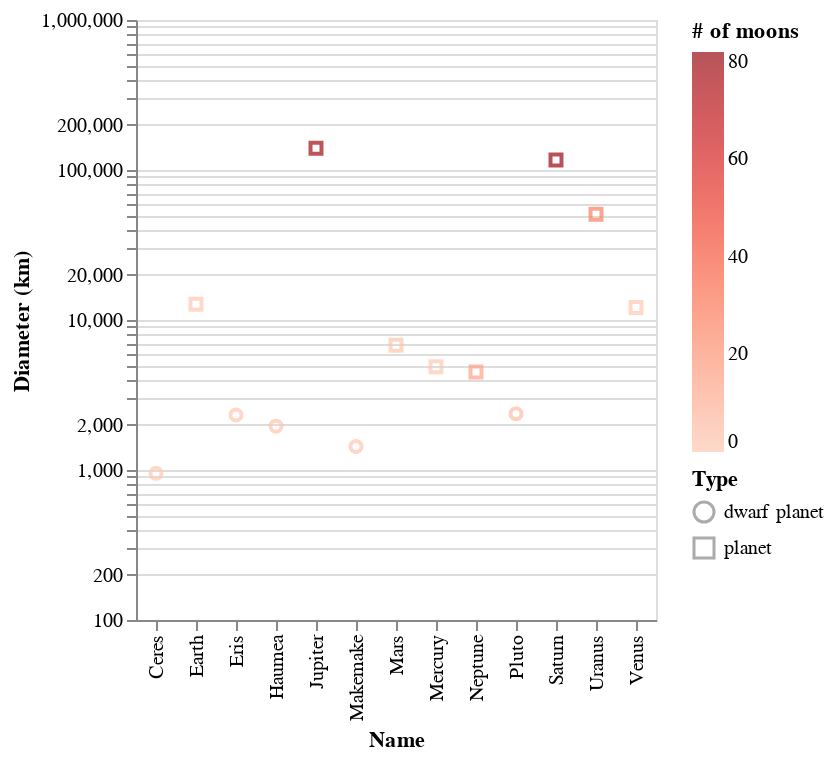

The code cell stored with this chart in its notebook:
### Markdown cell above
## Encoding channels

### Code cell
alt.Chart(planets).mark_point().encode(
    alt.X(
        'name', 
        axis=alt.Axis(title='Name')
    ),
    alt.Y(
        'diameter', 
        scale=alt.Scale(type='log'), 
        axis=alt.Axis(title='Diameter (km)')
    ),
    alt.Color(
        'moons', 
        scale=alt.Scale(scheme='reds'),
        legend=alt.Legend(title='# of moons')
    ),
    alt.Shape(
        'type',
        legend=alt.Legend(title='Type')
    )
)

### Figure 1 — Vega-Lite specification as saved in the notebook (floating-point values rounded to 4 significant figures)
{"config": {"view": {"continuousWidth": 400, "continuousHeight": 300}}, "data": {"name": "data-5b03ff44f3bf68bec8f5d2248afba5a6"}, "mark": "point", "encoding": {"color": {"type": "quantitative", "field": "moons", "legend": {"title": "# of moons"}, "scale": {"scheme": "reds"}}, "shape": {"type": "nominal", "field": "type", "legend": {"title": "Type"}}, "x": {"type": "nominal", "axis": {"title": "Name"}, "field": "name"}, "y": {"type": "quantitative", "axis": {"title": "Diameter (km)"}, "field": "diameter", "scale": {"type": "log"}}}, "$schema": "https://vega.github.io/schema/vega-lite/v4.8.1.json", "datasets": {"data-5b03ff44f3bf68bec8f5d2248afba5a6": [{"name": "Mercury", "diameter": 4879, "distance": 57.91, "moons": 0, "type": "planet"}, {"name": "Venus", "diameter": 12104, "distance": 108.2, "moons": 0, "type": "planet"}, {"name": "Earth", "diameter": 12742, "distance": 149.6, "moons": 1, "type": "planet"}, {"name": "Mars", "diameter": 6779, "distance": 227.9, "moons": 2, "type": "planet"}, {"name": "Ceres", "diameter": 950, "distance": 414.3, "moons": 0, "type": "dwarf planet"}, {"name": "Jupiter", "diameter": 139822, "distance": 778.5, "moons": 79, "type": "planet"}, {"name": "Saturn", "diameter": 116464, "distance": 1434.0, "moons": 82, "type": "planet"}, {"name": "Uranus", "diameter": 50724, "distance": 2871.0, "moons": 27, "type": "planet"}, {"name": "Neptune", "diameter": 4495, "distance": 49240.0, "moons": 14, "type": "planet"}, {"name": "Pluto", "diameter": 2374, "distance": 5906.0, "moons": 5, "type": "dwarf planet"}, {"name": "Haumea", "diameter": 1960, "distance": 6460.0, "moons": 2, "type": "dwarf planet"}, {"name": "Makemake", "diameter": 1434, "distance": 6796.0, "moons": 1, "type": "dwarf planet"}, {"name": "Eris", "diameter": 2326, "distance": 10150.0, "moons": 1, "type": "dwarf planet"}]}}
